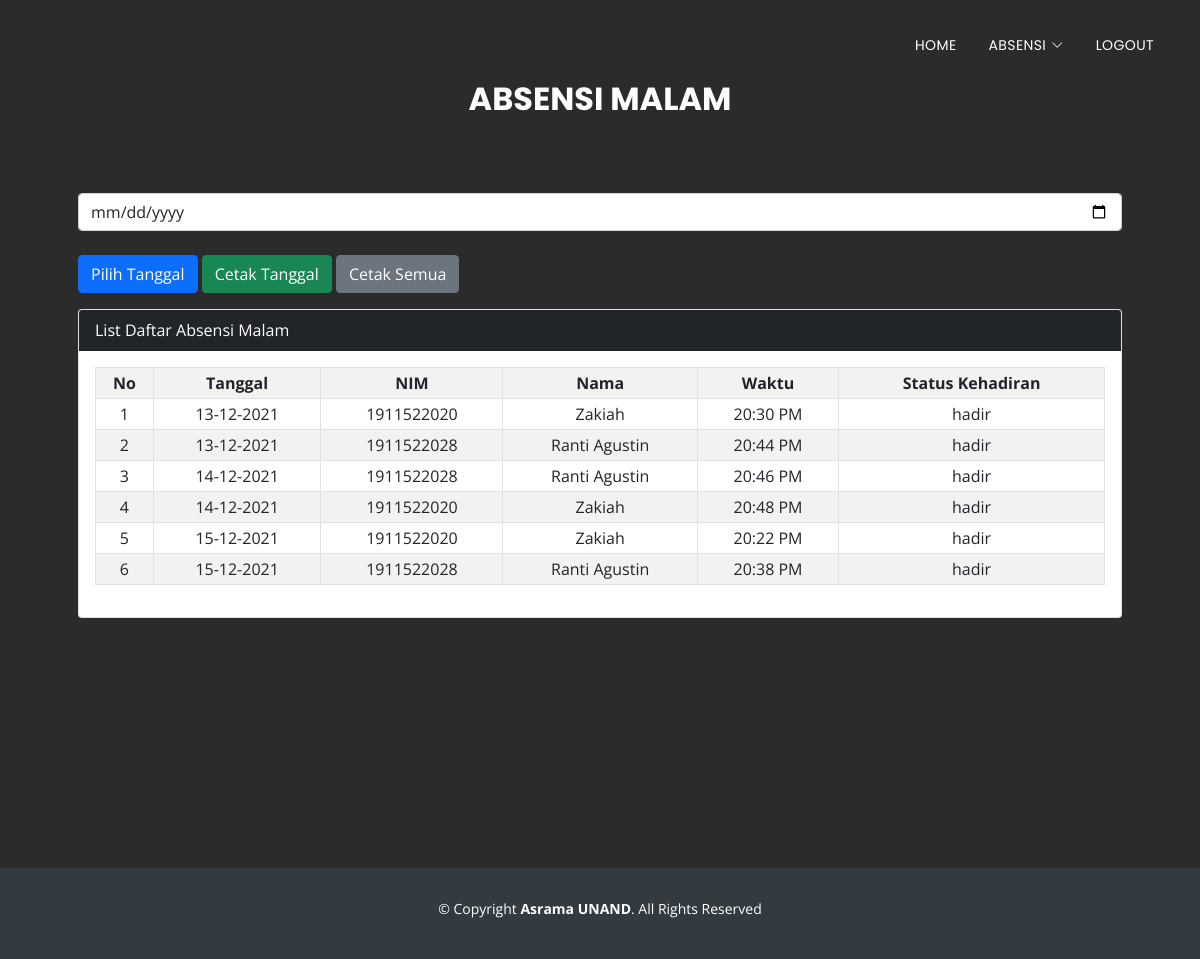
Page /absensimalampembina.php (signed in) on the earlier database version.
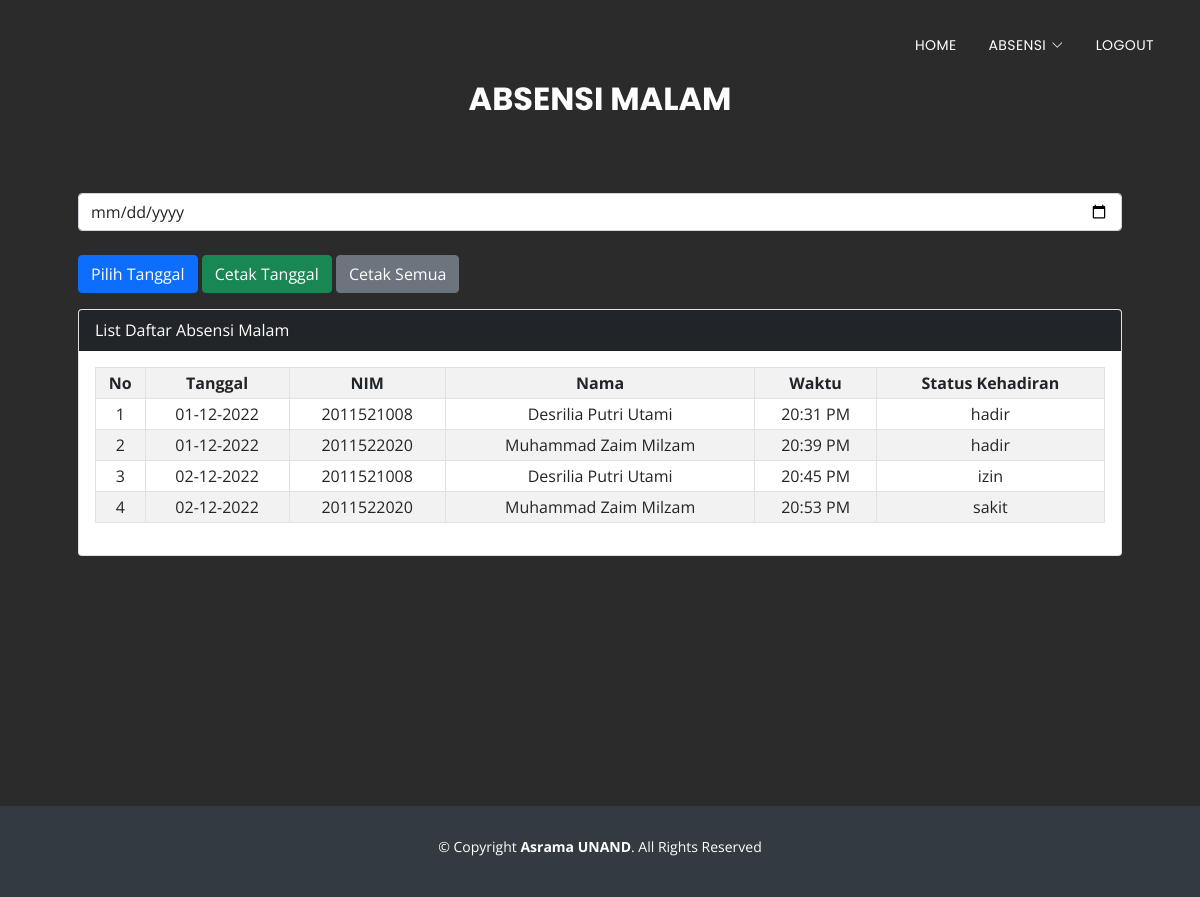
Same page on the later database version.
### tables this page shows
CREATE TABLE `absensimalam` (
  `idabsensi` int(11) NOT NULL,
  `tanggal` date NOT NULL,
  `waktu` time NOT NULL,
  `nim` varchar(10) NOT NULL,
  `statuskehadiran` varchar(10) NOT NULL
);

CREATE TABLE `mahasiswa` (
  `nim` varchar(10) NOT NULL,
  `nama` varchar(50) NOT NULL,
  `jurusan` varchar(50) NOT NULL,
  `email` varchar(50) DEFAULT NULL,
  `notelpon` varchar(15) DEFAULT NULL,
  `pass` varchar(25) NOT NULL
);

### absensimalampembina.php (the view, shortened to what this page needs)
<?php
  include('koneksi.php');
  $result = mysqli_query($mysqli, 'SELECT absensimalam.tanggal, absensimalam.waktu, absensimalam.nim, absensimalam.statuskehadiran,
  mahasiswa.nim, mahasiswa.nama FROM absensimalam, mahasiswa WHERE absensimalam.nim=mahasiswa.nim ORDER BY tanggal, waktu');
?>
<head>
  <link href="assets/vendor/aos/aos.css" rel="stylesheet">
  <link href="assets/vendor/bootstrap/css/bootstrap.min.css" rel="stylesheet">
  <link href="assets/vendor/bootstrap-icons/bootstrap-icons.css" rel="stylesheet">
  <link href="assets/vendor/boxicons/css/boxicons.min.css" rel="stylesheet">
  <link href="assets/vendor/glightbox/css/glightbox.min.css" rel="stylesheet">
  <link href="assets/vendor/swiper/swiper-bundle.min.css" rel="stylesheet">
  <link href="assets/css/style.css" rel="stylesheet">
  <link rel="stylesheet" type="text/css" href="assets/css/print.css" media="print" />
</head>
<body>
  <header id="header" class="fixed-top d-flex align-items-center header-transparent">
    <div class="container d-flex justify-content-between align-items-center">
      <nav id="navbar" class="navbar">
        <ul>
          <li><a class="nav-link scrollto" href="homepembina.php">Home</a></li>
          <li class="dropdown"><a href="#"><span>Absensi</span> <i class="bi bi-chevron-down"></i></a>
          </li>
          <li><a class="nav-link scrollto" href="logout.php">Logout</a></li>
        </ul>
      </nav>
    </div>
  </header>
  <section id="services2">
    <div class="section-header">
      <h3 class="section-title">Absensi Malam</h3>
      <p class="section-description"></p>
    </div>
    <div class="container px-3 px-lg-5">
      <form method="post" action="absensimalampembina.php">
      <input type="date" name="tanggalcetak" class="form-control noPrint" id="tanggalcetak" placeholder="Pilih Tanggal" required>
      <br>
      <tr>
        <td><button type="submit" class="btn btn-primary noPrint" name="submit">Pilih Tanggal</button></td>
        <td><a href="cetakabsensimalam.php?tanggalcetak=<?php echo $tanggalcetak ?>" class='btn btn-xs btn-success noPrint'>Cetak Tanggal</a></td>
        <td><a onClick="window.print()" class='btn btn-xs btn-secondary noPrint'>Cetak Semua</a></td>
      </tr>
      </form>
      <div class="card mt-0">
      <div class="card-header bg-dark text-white">
        List Daftar Absensi Malam
      </div>
      <div class="card-body">
        <table class="table table-bordered table-sm table-striped align-center">
          <tr>
            <th class="text-center">No</th>
            <th class="text-center">Tanggal</th>
            <th class="text-center">NIM</th>
            <th class="text-center">Nama</th>
            <th class="text-center">Waktu</th>
            <th class="text-center">Status Kehadiran</th>
          </tr>
          <?php
            $no=1;
            while($data = mysqli_fetch_array($result)){ ?>
            <tr>
              <td class="text-center"><?php echo $no?></td>
              <td class="text-center"><?php echo date('d-m-Y', strtotime($data['tanggal']))?></td>
              <td class="text-center"><?php echo $data['nim']?></td>
              <td class="text-center"><?php echo $data['nama']?></td>
              <td class="text-center"><?php echo date('H:i A', strtotime($data['waktu']))?></td>
              <td class="text-center"><?php echo $data['statuskehadiran']?></td>
            </tr>
          <?php
            $no++;
            }
          ?>
        </table>
      </div>
      </div>
    </div>
  </section>
  <footer id="footer">
    <div class="container">
      <div class="copyright">
        &copy; Copyright <strong>Asrama UNAND</strong>. All Rights Reserved
      </div>
      <div class="credits">
      </div>
    </div>
  </footer>
</body>
</html>

### assets/css/style.css (style rules this page uses)
body { background: #fff; color: #666666; font-family: "Open Sans", sans-serif; }
a { color: #2dc997; text-decoration: none; }
p { padding: 0; margin: 0 0 30px 0; }
h1, h2, h3, h4, h5, h6 { font-family: "Poppins", sans-serif; font-weight: 400; margin: 0 0 20px 0; padding: 0; }
#header { height: 90px; transition: all 0.5s; z-index: 997; background: rgba(52, 59, 64, 0.9); }
#header.header-transparent { background: transparent; }
.navbar { padding: 0; }
.navbar ul { margin: 0; padding: 0; display: flex; list-style: none; align-items: center; }
.navbar li { position: relative; }
.navbar > ul > li { white-space: nowrap; padding: 10px 0 10px 24px; }
.navbar a, .navbar a:focus { display: flex; align-items: center; justify-content: space-between; font-family: "Poppins", sans-serif; color: #fff; font-size: 14px; padding: 0 4px; white-space: nowrap; transition: 0.3s; letter-spacing: 0.4px; position: relative; text-transform: uppercase; }
.navbar a i, .navbar a:focus i { font-size: 12px; line-height: 0; margin-left: 5px; }
.navbar > ul > li > a:before { content: ""; position: absolute; width: 100%; height: 2px; bottom: -6px; left: 0; background-color: #2dc997; visibility: hidden; transform: scaleX(0); transition: all 0.3s ease-in-out 0s; }
section { overflow: hidden; }
.section-header .section-title { font-size: 32px; color: rgb(253, 253, 253); text-transform: uppercase; text-align: center; font-weight: 700; margin-bottom: 5px; }
.section-header .section-description { text-align: center; padding-bottom: 40px; color: #999; }
#services2 { background: rgba(15, 15, 15, 0.884); background-size: cover; padding: 80px 0 250px 0; }
#footer { background: #343b40; padding: 30px 0; color: #fff; font-size: 14px; }
#footer .copyright { text-align: center; }
#footer .credits { padding-top: 10px; text-align: center; font-size: 13px; color: #ccc; }

Differences in the rows shown:
removed absensimalam: tanggal "14-12-2021", nim.nim "1911522028", nim.nama "Ranti Agustin", waktu "20:46 PM", statuskehadiran "hadir"
removed absensimalam: tanggal "15-12-2021", nim.nim "1911522028", nim.nama "Ranti Agustin", waktu "20:38 PM", statuskehadiran "hadir"
changed absensimalam (number 1 of 4 on the later page): tanggal "13-12-2021" → "01-12-2022"; nim.nim "1911522020" → "2011521008"; nim.nama "Zakiah" → "Desrilia Putri Utami"; waktu "20:30 PM" → "20:31 PM"
changed absensimalam (number 2 of 4 on the later page): tanggal "14-12-2021" → "01-12-2022"; nim.nim "1911522020" → "2011522020"; nim.nama "Zakiah" → "Muhammad Zaim Milzam"; waktu "20:48 PM" → "20:39 PM"
changed absensimalam: tanggal "15-12-2021" → "02-12-2022"; nim.nim "1911522020" → "2011521008"; nim.nama "Zakiah" → "Desrilia Putri Utami"; waktu "20:22 PM" → "20:45 PM"; statuskehadiran "hadir" → "izin"
changed absensimalam: tanggal "13-12-2021" → "02-12-2022"; nim.nim "1911522028" → "2011522020"; nim.nama "Ranti Agustin" → "Muhammad Zaim Milzam"; waktu "20:44 PM" → "20:53 PM"; statuskehadiran "hadir" → "sakit"; moves down the list
